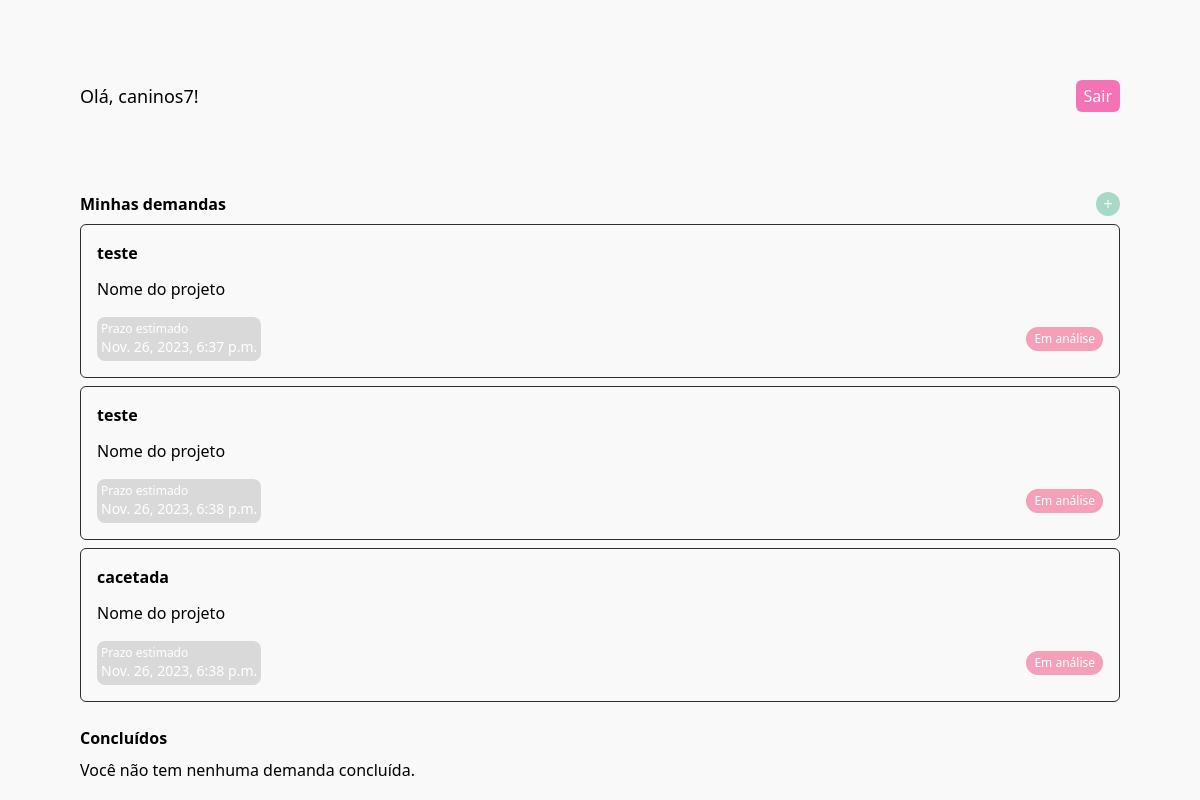
The app's page /home/ (signed in), older data.
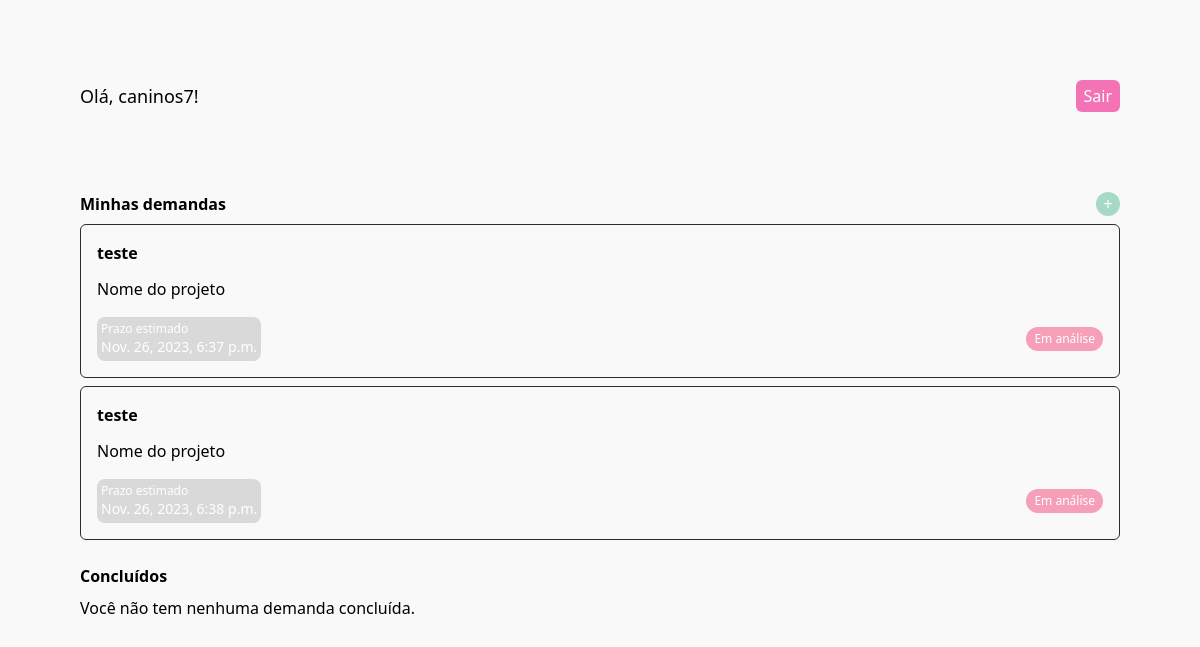
The same page, newer data.
### fullapp/models.py (models this page shows, shortened)
class User(AbstractUser):
    ADMIN = 1
    AMBASSADOR = 2
    USER = 3
    ROLE_CHOICES = (
        (ADMIN, 'Admin'),
        (AMBASSADOR, 'Ambassador'),
        (USER, 'User'),
    )
    role = models.PositiveSmallIntegerField(choices=ROLE_CHOICES, default=USER)
    name = models.CharField(max_length=255, null=True, blank=True)
    phone = models.CharField(max_length=255, null=True, blank=True)
    email = models.CharField(max_length=255, null=True, blank=True)
    password = models.CharField(max_length=255, null=True, blank=True)
    project = models.CharField(max_length=50, null=True, blank=True)
    objective = models.CharField(max_length=255, null=True, blank=True)
    region = models.CharField(choices=get_choices(RegionEnum), default=RegionEnum.PERNAMBUCO, max_length=255, null=True, blank=True)

class Demand(models.Model):
    user = models.ForeignKey(User, on_delete=models.CASCADE, null=True, blank=True)
    title = models.CharField(max_length=255, null=True, blank=True)
    description = models.CharField(max_length=255, null=True, blank=True)
    status = models.CharField(choices=get_choices(StatusEnum), default=StatusEnum.IN_ANALISYS, max_length=255, null=True, blank=True)
    region = models.CharField(choices=get_choices(RegionEnum), default=RegionEnum.PERNAMBUCO, max_length=255, null=True, blank=True)
    user = models.ForeignKey(User, on_delete=models.CASCADE, null=True, blank=True)
    created_at = models.DateTimeField(auto_now_add=True)

### fullapp/views.py (the view)
# urls.py: path('home/', home, name="home"),
@login_required
def home(request):
  current_user = request.user
  if current_user.role == 1:
    return render(request, 'management/home.html')
  elif current_user.role == 2:
    return render(request, 'embassor/home.html')
  else:
    user_demands_concluded = Demand.objects.filter(user=request.user, status=StatusEnum.CONCLUDED)
    user_demands_in_analysis = Demand.objects.filter(user=request.user).exclude(status=StatusEnum.CONCLUDED)
    return render(request, "usuario/home.html", {
       'concluded_demands': user_demands_concluded,
       'in_analysis_demands': user_demands_in_analysis
    })

### fullapp/templates/usuario/home.html (shortened to what this page needs)
{% extends 'commons/base.html' %}
{% block content %}
<div class="p-10 lg:p-20 flex justify-between items-center">
    <h1 class="text-lg">Olá, {{ user.username }}!</h1>
    <a href="/logout" class="bg-pink-400 px-2 py-1 transition-colors rounded-md text-white">Sair</a>
</div>
<div class="flex flex-col gap-2 px-10 lg:px-20">
    <div class="flex items-center justify-between">
        <span class="font-bold">Minhas demandas</span>
        <a href="/demand/create" class="grid place-items-center w-6 h-6 rounded-full text-white bg-[#A7D9C7]">+</a>
    </div>
    <div class="flex flex-col gap-2">
        {% if in_analysis_demands %}
            {% for demand in in_analysis_demands %}
                <div class="border border-[#2D2D2D] rounded-md p-4 flex flex-col gap-4">
                    <div class="flex flex-col gap-3">
                        <strong>{{ demand.title }}</strong>
                        <span>Nome do projeto</span>
                    </div>
                    <div class="flex items-center justify-between">
                        <div class="bg-[#D9D9D9] text-white flex flex-col rounded-lg p-1">
                            <span class="text-xs">Prazo estimado</span>
                            <span class="text-sm">{{ demand.created_at }}</span>
                        </div>
                        <span class="block py-1 px-2 bg-[#F59FB8] text-xs text-white rounded-full">{{ demand.status }}</span>
                    </div>
                </div>
            {% endfor %}
        {% else %}
            <span>Você não tem nenhuma demanda em análise.</span>
        {% endif %}
    </div>
</div>
<div class="flex flex-col gap-2 px-10 lg:px-20 mt-6">
    <div class="flex justify-between">
        <span class="font-bold">Concluídos</span>
    </div>
    <div class="flex flex-col gap-2">
        {% if concluded_demands %}
            {% for demand in concluded_demands %}
                <div class="border border-[#2D2D2D] rounded-md p-4 flex flex-col gap-4">
                    <div class="flex flex-col gap-3">
                        <strong>{{ demand.title }}</strong>
                        <span>{{ demand.project }}</span>
                    </div>
                    <div class="flex items-center justify-between">
                        <div class="bg-[#D9D9D9] text-white flex flex-col rounded-lg p-1">
                            <span class="text-xs">Prazo estimado</span>
                            <span class="text-sm">{{ demand.created_at}} </span>
                        </div>
                        <span class="block py-1 px-2 bg-[#A7D9C7] text-xs text-white rounded-full">{{ demand.status }}</span>
                    </div>
                </div>
            {% endfor %}
        {% else %}
            <span>Você não tem nenhuma demanda concluída.</span>
        {% endif %}
    </div>
</div>
{% endblock %}

### fullapp/templates/commons/base.html (shortened to what this page needs)
<!DOCTYPE html>
<html class="h-full" lang="en">
<head>
  <script src="https://cdn.tailwindcss.com"></script>
</head>
<body class="bg-[#F9F9F9] h-full">
  {% block content %}
  {% endblock %}
</body>
</html>

Row changes from the older to the newer data that the page shows:
no longer on this page (row edited): Demand: title "cacetada", created_at "Nov. 26, 2023, 6:38 p.m.", status "Em análise"
